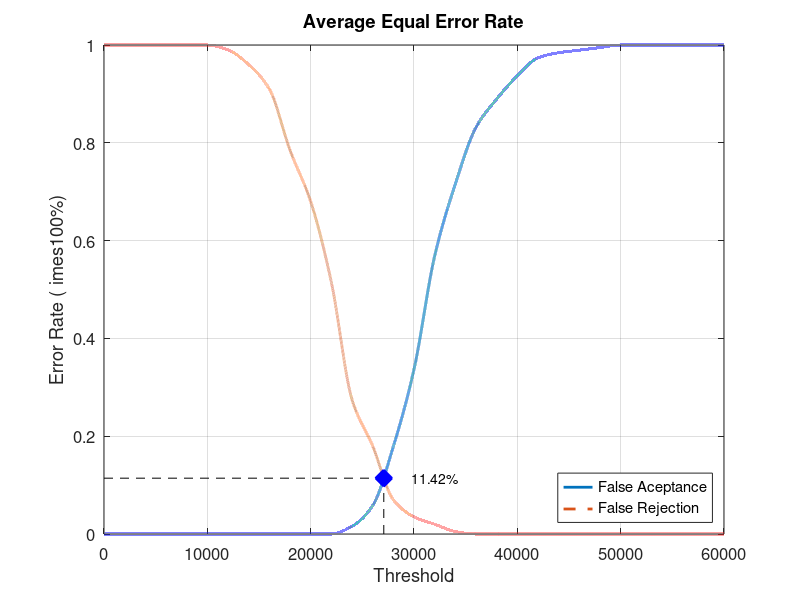
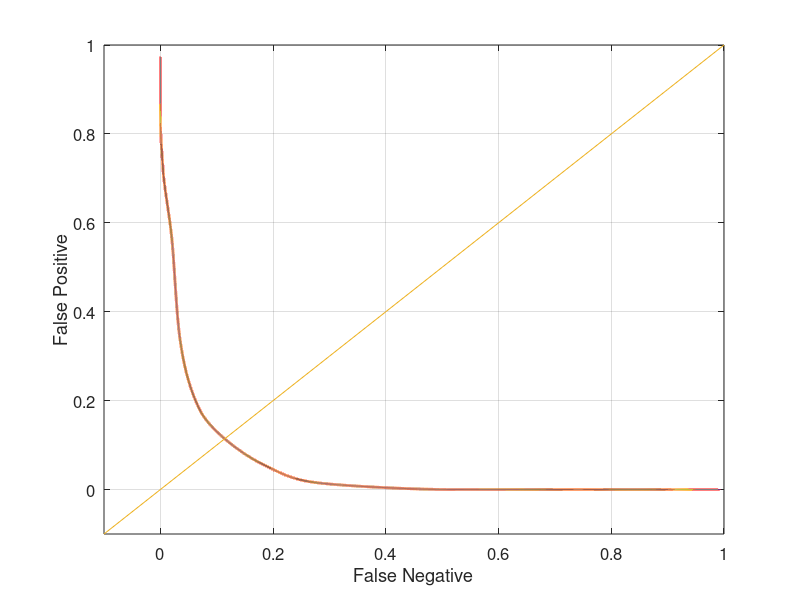

These figures' MATLAB source, in order:
close all;
clear;
clc;
x = 0:2000:60000;
xq = 0:0.5:60000;

y0 = [0 0 0 0 0 0 0 0 0 0 0 0 0.0157895 0.0578947 0.178947 0.336842 0.568421 0.715789 0.831579 0.889474 0.936842 0.973684 0.984211 0.989474 0.994737 1 1 1 1 1 1]
yy0 = interp1(x, y0, xq, 'pchip');
y1 = [1 1 1 1 1 1 0.99 0.96 0.91 0.785 0.68 0.515 0.275 0.18 0.07 0.035 0.02 0.005 0 0 0 0 0 0 0 0 0 0 0 0 0]
yy1 = interp1(x, y1, xq, 'pchip');

% Calculating EER: 
y2 = abs(y0 - y1);
find(y2 == min(y2))
yy2 = abs(yy0 - yy1);
xEER = find(yy2 == min(yy2));
xEERIndex = xq(xEER) % X-axis EER
yEER = yy0(xEER) % Y-axis EER

main = figure
plot(xq, yy0,'-','LineWidth', 2);	hold on
plot(xq, yy1,'--','LineWidth', 2);	hold on
plot([xEERIndex xEERIndex], [0 yEER], 'k--');	hold on
plot([0 xEERIndex], [yEER yEER], 'k--');	hold on
plot(xEERIndex, yEER, 'bx', 'LineWidth', 10);	hold on
text(xEERIndex + 10 * xEERIndex / 100, yEER, [num2str(round((10000 * yEER)) / 100) '%'])
legend('False Aceptance', 'False Rejection', 'Location', 'SouthEast')
xlabel('Threshold')
ylabel('Error Rate (	imes100%)')
title('Average Equal Error Rate')
set(gca, 'FontSize', 12)
axis([0 60000 0 1])
grid on

print(main, 'Database3_1Main', '-dpng');
FNRxFPR = figure('Color', [1 1 1]);
plot(yy1, yy0, '-', yy1, yy0, 'LineWidth', 2);
hold on
y = -0.1:0.1:1
plot(y, y); 
set(gca, 'FontSize', 12)
xlabel('False Negative')
ylabel('False Positive')
axis([-0.1 1 -0.1 1])
set(gca, 'FontSize', 12)
grid on

print(FNRxFPR, 'Database3_1FNRxFPR','-dpng');
